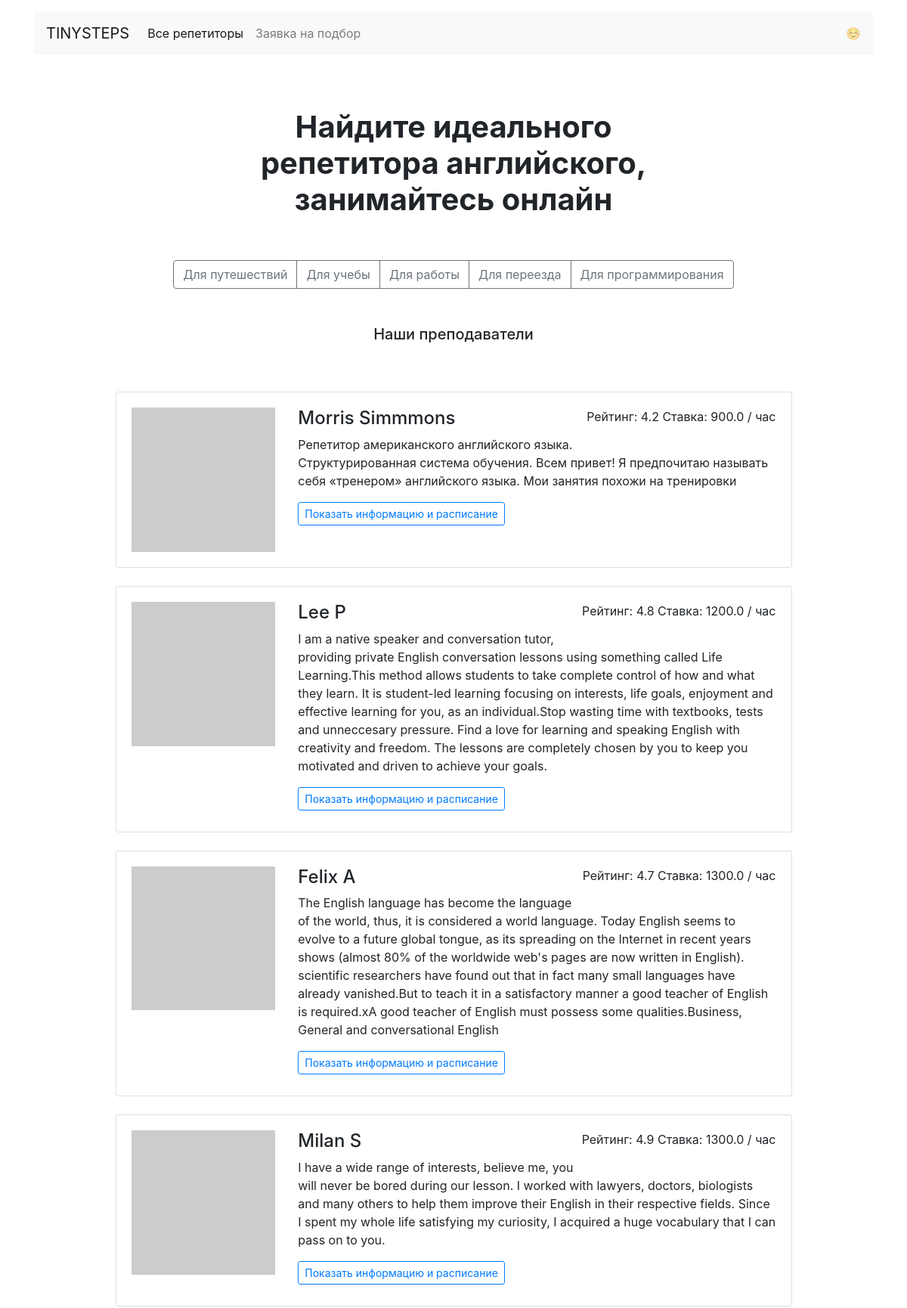
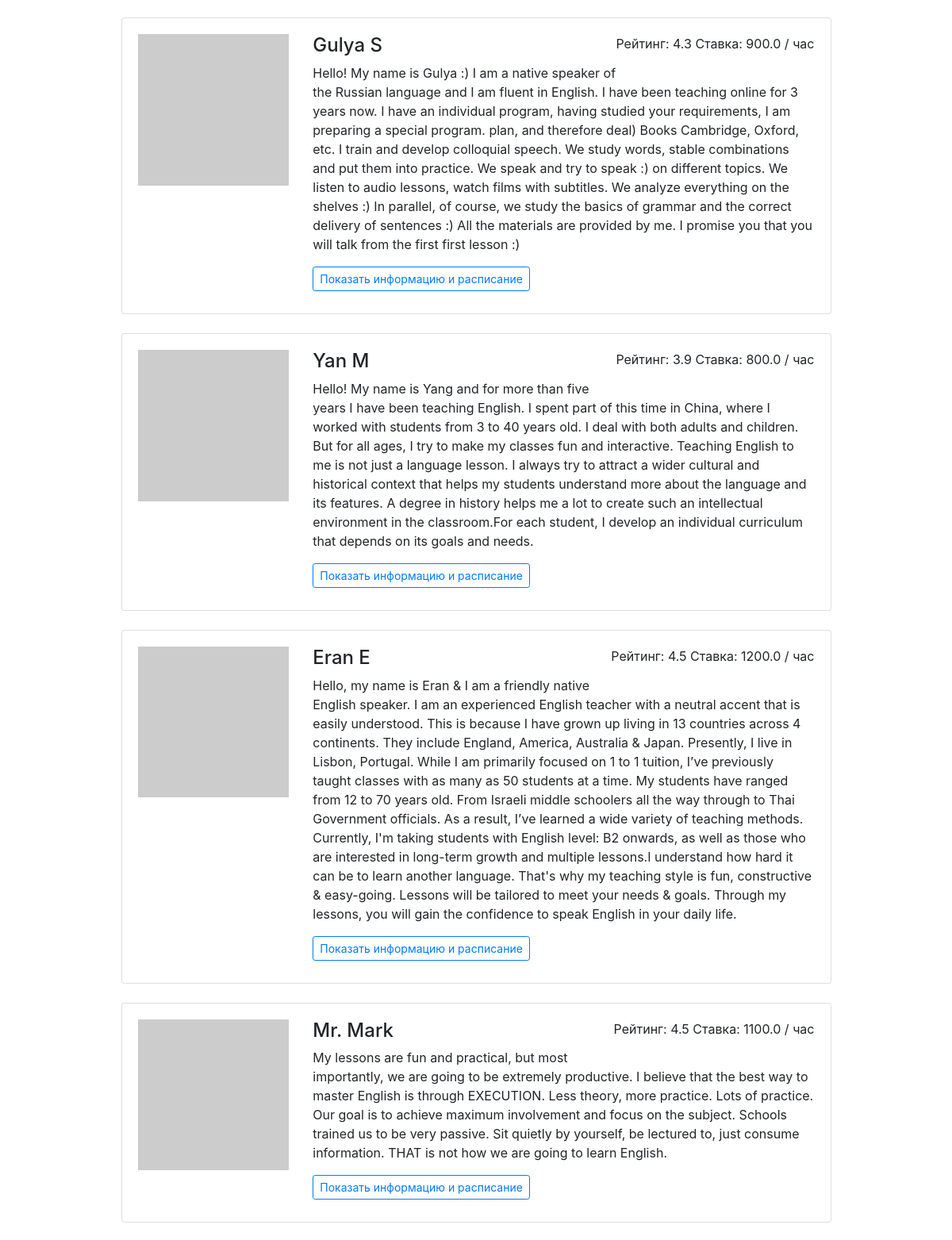
Page /all/ (upper part) on the committed database (2 pictures, top to bottom).
### app.py (models this page shows)
class Teacher(db.Model):
    __tablename__ = "teachers"
    id = db.Column(db.Integer, primary_key=True)
    name = db.Column(db.String, nullable=False)
    about = db.Column(db.String, nullable=False)
    rating = db.Column(db.Float, nullable=False)
    picture = db.Column(db.String, nullable=False)
    price = db.Column(db.Float, nullable=False)
    free = db.Column(db.String, nullable=False)
    bookings = db.relationship("Booking")
    goals = db.relationship(
        "Goal", secondary=teachers_goals_association, back_populates="teachers"
    )

### app.py (the view)
@app.route("/all/")
def all_teachers():
    teachers_all = db.session.query(Teacher).all()
    return render_template("index.html", goals=goals, teachers=teachers_all)

### templates/index.html (shortened to what this page needs)
{% extends 'base.html' %}
{% block content %}
<main class="container mt-3 mb-5">
    <section>
        <h1 class="h1 text-center mx-auto mt-4 py-5"><strong>Найдите идеального <br>репетитора английского, <br>занимайтесь
            онлайн</strong></h1>
        <div class="text-center mb-5">
            <div class="btn-group mx-auto mb-0" role="group" aria-label="Basic example">
                {% for goal, name in goals.items() %}
                <a href="/goals/{{ goal }}/" class="btn btn-outline-secondary">{{ name }}</a>
                {% endfor %}
            </div>
        </div>
        <h2 class="h5 text-center mb-5">Наши преподаватели</h2>
        <div class="col-12 col-lg-10 offset-lg-1 m-auto">
            {% for teacher in teachers%}
            <div class="card mb-4">
                <div class="card-body">
                    <div class="row">
                        <div class="col-3"><img src="{{ teacher.picture }}" class="img-fluid" alt=""></div>
                        <div class="col-9">
                            <p class="float-right">Рейтинг: {{ teacher.rating }} Ставка: {{ teacher.price }} /
                                час</p>
                            <h2 class="h4">{{ teacher.name }}</h2>
                            <p> {{ teacher.about }} </p>
                            <a href="/profile/{{ teacher.id }}/" class="btn btn-outline-primary btn-sm mr-3
                            mb-2">Показать информацию и расписание</a>
                        </div>
                    </div>
                </div>
            </div>
            {% endfor %}
        </div>
</main>
{% endblock %}

### rows in the picture
Teacher: rating "4.2", price "900.0", name "Morris Simmmons", about "Репетитор американского английского языка. Структурированная система обучения. Всем привет! Я предпочитаю называть себя «тренером» английского языка. Мои занятия похожи на тренировки"
Teacher: rating "4.8", price "1200.0", name "Lee P", about "I am a native speaker and conversation tutor, providing private English conversation lessons using something called Life Learning.This method allows students to take complete control of how and what they learn. It is student-led learning focusing on interests, life goals, enjoyment and effective learning for you, as an individual.Stop wasting time with textbooks, tests and unneccesary pressure. Find a love for learning and speaking English with creativity and freedom. The lessons are completely chosen by you to keep you motivated and driven to achieve your goals."
Teacher: rating "4.7", price "1300.0", name "Felix A", about "The English language has become the language of the world, thus, it is considered a world language. Today English seems to evolve to a future global tongue, as its spreading on the Internet in recent years shows (almost 80% of the worldwide web's pages are now written in English). scientific researchers have found out that in fact many small languages have already vanished.But to teach it in a satisfactory manner a good teacher of English is required.xA good teacher of English must possess some qualities.Business, General and conversational English"
Teacher: rating "4.9", price "1300.0", name "Milan S", about "I have a wide range of interests, believe me, you will never be bored during our lesson. I worked with lawyers, doctors, biologists and many others to help them improve their English in their respective fields. Since I spent my whole life satisfying my curiosity, I acquired a huge vocabulary that I can pass on to you."
Teacher: rating "4.3", price "900.0", name "Gulya S", about "Hello! My name is Gulya :) I am a native speaker of the Russian language and I am fluent in English. I have been teaching online for 3 years now. I have an individual program, having studied your requirements, I am preparing a special program. plan, and therefore deal) Books Cambridge, Oxford, etc. I train and develop colloquial speech. We study words, stable combinations and put them into practice. We speak and try to speak :) on different topics. We listen to audio lessons, watch films with subtitles. We analyze everything on the shelves :) In parallel, of course, we study the basics of grammar and the correct delivery of sentences :) All the materials are provided by me. I promise you…"
Teacher: rating "3.9", price "800.0", name "Yan M", about "Hello! My name is Yang and for more than five years I have been teaching English. I spent part of this time in China, where I worked with students from 3 to 40 years old. I deal with both adults and children. But for all ages, I try to make my classes fun and interactive. Teaching English to me is not just a language lesson. I always try to attract a wider cultural and historical context that helps my students understand more about the language and its features. A degree in history helps me a lot to create such an intellectual environment in the classroom.For each student, I develop an individual curriculum that depends on its goals and needs."
Teacher: rating "4.5", price "1200.0", name "Eran E", about "Hello, my name is Eran & I am a friendly native English speaker. I am an experienced English teacher with a neutral accent that is easily understood. This is because I have grown up living in 13 countries across 4 continents. They include England, America, Australia & Japan. Presently, I live in Lisbon, Portugal. While I am primarily focused on 1 to 1 tuition, I’ve previously taught classes with as many as 50 students at a time. My students have ranged from 12 to 70 years old. From Israeli middle schoolers all the way through to Thai Government officials. As a result, I’ve learned a wide variety of teaching methods. Currently, I'm taking students with English level: B2 onwards, as well as…"
Teacher: rating "4.5", price "1100.0", name "Mr. Mark", about "My lessons are fun and practical, but most importantly, we are going to be extremely productive. I believe that the best way to master English is through EXECUTION. Less theory, more practice. Lots of practice. Our goal is to achieve maximum involvement and focus on the subject. Schools trained us to be very passive. Sit quietly by yourself, be lectured to, just consume information. THAT is not how we are going to learn English."

### other values in the picture
{{ name }} "Для путешествий" "Для учебы" "Для работы" "Для переезда" "Для программирования"
